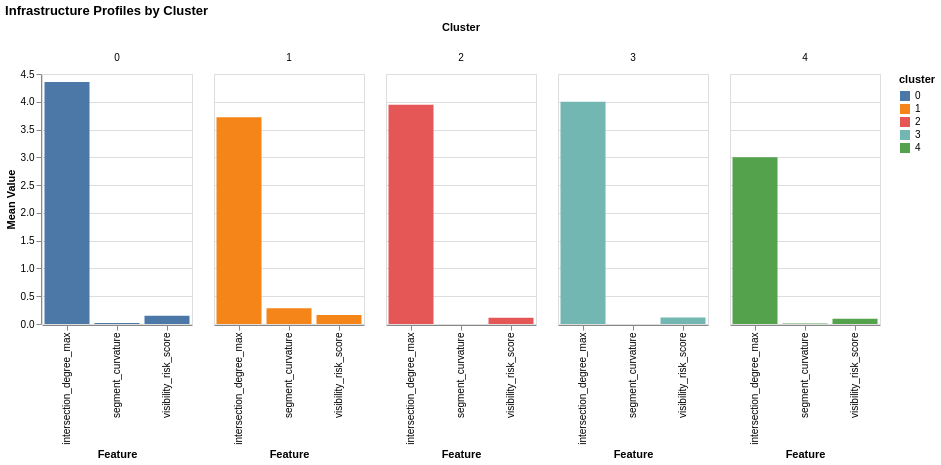

The notebook cell saved with this chart:
### Markdown cell above
## 3. Infrastructure Profiles by Cluster

To understand what differentiates the clusters, we compare their average values for key infrastructure features:

- Segment curvature  
- Visibility risk score  
- Intersection density  

These features capture geometric and environmental conditions that influence crash likelihood.

### Code cell
infra_cols = ["segment_curvature", "visibility_risk_score", "intersection_degree_max"]

cluster_means = clusters_df.groupby("gmm_cluster")[infra_cols].mean().reset_index()
cluster_means = cluster_means.rename(columns={"gmm_cluster": "cluster"})

melted = cluster_means.melt(id_vars="cluster", var_name="feature", value_name="value")

alt.Chart(melted).mark_bar().encode(
    x=alt.X("feature:N", title="Feature"),
    y=alt.Y("value:Q", title="Mean Value"),
    color="cluster:N",
    column=alt.Column("cluster:N", title="Cluster")
).properties(
    width=150,
    height=250,
    title="Infrastructure Profiles by Cluster"
)

### Figure 1 — Vega-Lite specification as saved in the notebook (floating-point values rounded to 4 significant figures)
{"config": {"view": {"continuousWidth": 300, "continuousHeight": 300}}, "data": {"name": "data-13906bc929a481d55d8f55f385dff701"}, "mark": {"type": "bar"}, "encoding": {"color": {"field": "cluster", "type": "nominal"}, "column": {"field": "cluster", "title": "Cluster", "type": "nominal"}, "x": {"field": "feature", "title": "Feature", "type": "nominal"}, "y": {"field": "value", "title": "Mean Value", "type": "quantitative"}}, "height": 250, "title": "Infrastructure Profiles by Cluster", "width": 150, "$schema": "https://vega.github.io/schema/vega-lite/v6.1.0.json", "datasets": {"data-13906bc929a481d55d8f55f385dff701": [{"cluster": 0, "feature": "segment_curvature", "value": 0.01881}, {"cluster": 1, "feature": "segment_curvature", "value": 0.2825}, {"cluster": 2, "feature": "segment_curvature", "value": 4.055e-05}, {"cluster": 3, "feature": "segment_curvature", "value": 3.635e-05}, {"cluster": 4, "feature": "segment_curvature", "value": 0.009124}, {"cluster": 0, "feature": "visibility_risk_score", "value": 0.15}, {"cluster": 1, "feature": "visibility_risk_score", "value": 0.1631}, {"cluster": 2, "feature": "visibility_risk_score", "value": 0.1145}, {"cluster": 3, "feature": "visibility_risk_score", "value": 0.116}, {"cluster": 4, "feature": "visibility_risk_score", "value": 0.09368}, {"cluster": 0, "feature": "intersection_degree_max", "value": 4.355}, {"cluster": 1, "feature": "intersection_degree_max", "value": 3.721}, {"cluster": 2, "feature": "intersection_degree_max", "value": 3.946}, {"cluster": 3, "feature": "intersection_degree_max", "value": 4.0}, {"cluster": 4, "feature": "intersection_degree_max", "value": 3.0}]}}
